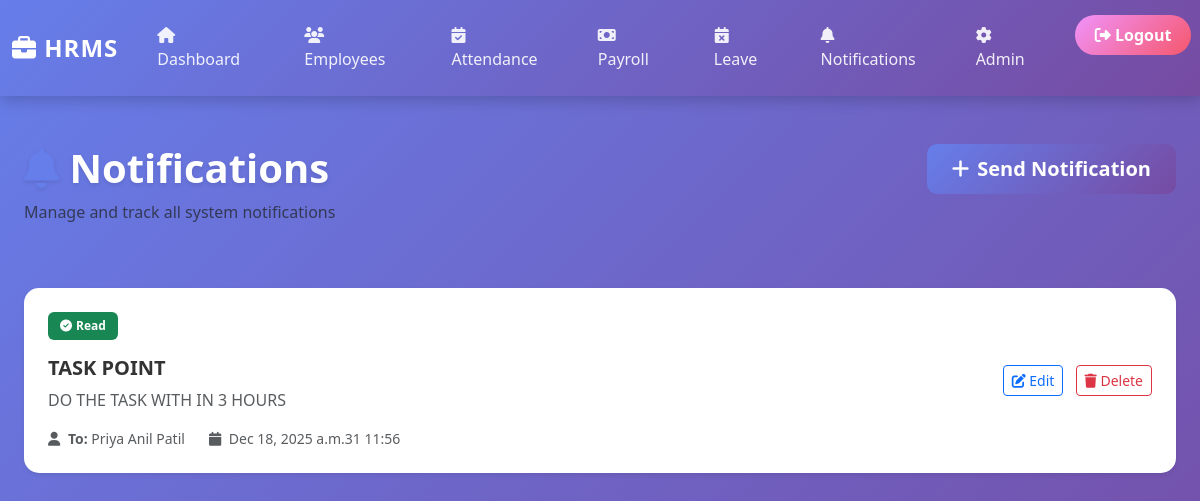
Screenshot of /notification/ (signed in) with the database file from the repository.
### notification/models.py (models this page shows, shortened)
class Notification(models.Model):
    title = models.CharField(max_length=200, default='Notification')
    message = models.TextField(default='')
    recipient = models.ForeignKey(Employee, on_delete=models.CASCADE, null=True, blank=True)
    is_read = models.BooleanField(default=False)
    notification_date = models.DateTimeField(default=timezone.now)
    created_at = models.DateTimeField(auto_now_add=True)
    updated_at = models.DateTimeField(auto_now=True)
    class Meta:
        verbose_name_plural = "Notifications"

### employees/models.py (models this page shows, shortened)
class Employee(models.Model):
    name = models.CharField(max_length=100)
    employee_id = models.CharField(max_length=20, unique=True)
    department = models.ForeignKey(
        Department,
        on_delete=models.SET_NULL,
        null=True
    )
    role = models.ForeignKey(
        Role,
        on_delete=models.SET_NULL,
        null=True
    )
    email = models.EmailField()
    salary = models.DecimalField(max_digits=10, decimal_places=2, default=0)
    date_of_joining = models.DateField(default=now)

### notification/views.py (the view)
# urls.py: path('', views.notification_list, name='notification_list'),
@login_required
def notification_list(request):
    notifications = Notification.objects.all().order_by('-notification_date')
    context = {'notifications': notifications}
    return render(request, 'notification/notification_list.html', context)

### templates/notification/notification_list.html (shortened to what this page needs)
{% extends 'base.html' %}
{% block content %}
<div class="container-fluid my-5">
    <div class="row mb-5">
        <div class="col-md-8">
            <h1 class="mb-0" style="font-size: 2.5rem; font-weight: 700;">
                <i class="fas fa-bell" style="color: #667eea;"></i> Notifications
            </h1>
            <p class="text-muted mt-2">Manage and track all system notifications</p>
        </div>
        <div class="col-md-4 text-end">
            <a href="{% url 'notification:add_notification' %}" class="btn btn-primary btn-lg" style="background: linear-gradient(135deg, #667eea 0%, #764ba2 100%); border: none;">
                <i class="fas fa-plus me-2"></i>Send Notification
            </a>
        </div>
    </div>
    {% if notifications %}
    <div class="row">
        {% for notification in notifications %}
        <div class="col-12 mb-4">
            <div class="card shadow-sm border-0" style="transition: all 0.3s ease;">
                <div class="card-body p-4">
                    <div class="row align-items-center">
                        <div class="col-md-8">
                            <div class="mb-3">
                                {% if notification.is_read %}
                                    <span class="badge bg-success" style="padding: 8px 12px; font-size: 12px;">
                                        <i class="fas fa-check-circle me-1"></i>Read
                                    </span>
                                {% else %}
                                    <span class="badge bg-warning" style="padding: 8px 12px; font-size: 12px;">
                                        <i class="fas fa-circle me-1"></i>Unread
                                    </span>
                                {% endif %}
                            </div>
                            <h5 class="fw-700 mb-2" style="color: #333;">{{ notification.title }}</h5>
                            <p class="text-muted mb-3">{{ notification.message }}</p>
                            <div class="row text-muted small">
                                <div class="col-auto">
                                    <i class="fas fa-user me-1"></i>
                                    <strong>To:</strong> {{ notification.recipient.name|default:"System Admin" }}
                                </div>
                                <div class="col-auto">
                                    <i class="fas fa-calendar me-1"></i>
                                    {{ notification.notification_date|date:"M d, Y at H:i" }}
                                </div>
                            </div>
                        </div>
                        <div class="col-md-4 text-end">
                            <a href="{% url 'notification:edit_notification' notification.id %}" class="btn btn-sm btn-outline-primary me-2">
                                <i class="fas fa-edit"></i> Edit
                            </a>
                            <a href="{% url 'notification:delete_notification' notification.id %}" class="btn btn-sm btn-outline-danger" onclick="return confirm('Delete this notification?');">
                                <i class="fas fa-trash"></i> Delete
                            </a>
                        </div>
                    </div>
                </div>
            </div>
        </div>
        {% endfor %}
    </div>
    {% endif %}
</div>
{% endblock %}

### employees/templates/base.html (style rules this page uses)
* { margin: 0; padding: 0; box-sizing: border-box; }
body { background: linear-gradient(135deg, #667eea 0%, #764ba2 100%); min-height: 100vh; font-family: 'Segoe UI', Tahoma, Geneva, Verdana, sans-serif; padding-bottom: 50px; }
.card { border: none; border-radius: 15px; box-shadow: 0 8px 25px rgba(0,0,0,0.15); transition: transform 0.3s ease, box-shadow 0.3s ease; background: #fff; margin-bottom: 25px; }
.btn-primary { background: linear-gradient(135deg, #667eea 0%, #764ba2 100%); border: none; border-radius: 10px; padding: 10px 25px; font-weight: 600; transition: all 0.3s ease; }
h1, h2, h3 { color: #fff; font-weight: 700; text-shadow: 0 2px 4px rgba(0,0,0,0.1); }

### templates/notification/notification_list.html (style rules this page uses)
.fw-700 { font-weight: 700; }

### rows the page displays
Notification: is_read True (drawn), title "TASK POINT", message "DO THE TASK WITH IN 3 HOURS", recipient.name "Priya Anil Patil", notification_date "Dec 18, 2025 a.m.31 11:56"
